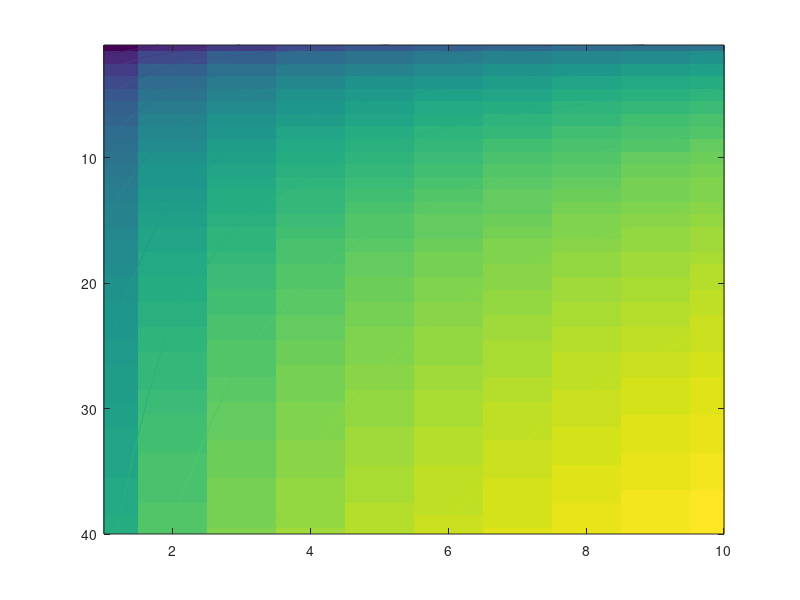

This figure's MATLAB source: (Note: this script raises an error after producing the figure.)
% Makes a heatmap of the minimum number of required data points as a
% function of #local models and order for different #control parameters

for A = [1,2,6,10]
    
    L = 40;
    O = 10;
    make = zeros(L,O);
    min_conf = zeros(L,O);
    
    for local = 1:L
        for order = 1:O
            min_conf(local,order) = local*sum(arrayfun(@(x)nchoosek(A+x-1,x),1:order));
        end
    end
    
    c= 0:0.5:11;
    c= round(10.^c);
    
    figure;
    imagesc(log(min_conf));
    hold on;
    [i,j]=contour(log(min_conf),10);
    j.LineColor = 'k';
    
    hcb = colorbar('FontSize',11,'YTick',log(c),'YTickLabel',c);
    
    xlabel('order','FontSize',13)
    ylabel('local models','FontSize',13)
    
    colorTitleHandle = get(hcb,'Title');
    set(colorTitleHandle ,'String', 'K_{min}','FontSize',12);
    
end